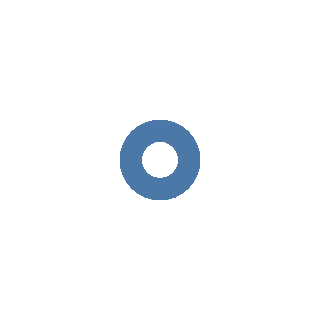

Write notebook code for a chart like this one.
### Code cell
alt.Chart(data=df, mark="point")

### Figure 1 — Vega-Lite specification as saved in the notebook (floating-point values rounded to 4 significant figures; data arrays with more than 128 entries replaced by an {"elided": "..."} marker saying what was removed)
{"config": {"view": {"continuousWidth": 400, "continuousHeight": 300}}, "data": {"name": "data-301a2140a3565a525504dfad98f52f6f"}, "mark": "point", "$schema": "https://vega.github.io/schema/vega-lite/v4.8.1.json", "datasets": {"data-301a2140a3565a525504dfad98f52f6f": {"elided": "138 records"}}}
